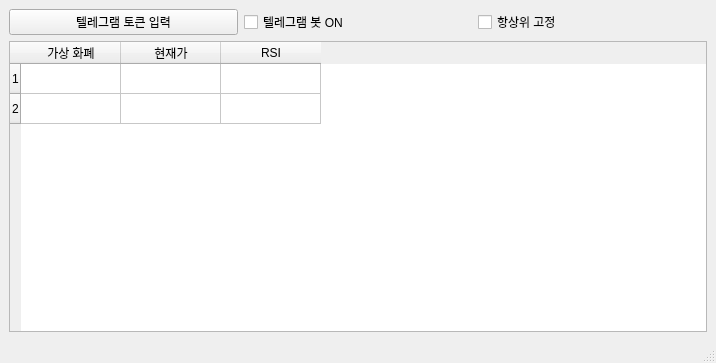
<?xml version="1.0" encoding="UTF-8"?>
<ui version="4.0">
 <class>MainWindow</class>
 <widget class="QMainWindow" name="MainWindow">
  <property name="geometry">
   <rect>
    <x>0</x>
    <y>0</y>
    <width>716</width>
    <height>363</height>
   </rect>
  </property>
  <property name="windowTitle">
   <string>RSI 매매 알리미</string>
  </property>
  <widget class="QWidget" name="centralwidget">
   <layout class="QGridLayout" name="gridLayout_2">
    <item row="0" column="0">
     <layout class="QGridLayout" name="gridLayout">
      <item row="0" column="0">
       <layout class="QHBoxLayout" name="horizontalLayout">
        <item>
         <widget class="QPushButton" name="pushButton">
          <property name="text">
           <string>텔레그램 토큰 입력</string>
          </property>
         </widget>
        </item>
        <item>
         <widget class="QCheckBox" name="checkBox_1">
          <property name="text">
           <string>텔레그램 봇 ON</string>
          </property>
         </widget>
        </item>
        <item>
         <widget class="QCheckBox" name="checkBox_2">
          <property name="text">
           <string>항상위 고정</string>
          </property>
         </widget>
        </item>
       </layout>
      </item>
      <item row="1" column="0" rowspan="2">
       <widget class="QTableWidget" name="tableWidget">
        <row>
         <property name="text">
          <string>1</string>
         </property>
        </row>
        <row>
         <property name="text">
          <string>2</string>
         </property>
        </row>
        <column>
         <property name="text">
          <string>가상 화폐</string>
         </property>
        </column>
        <column>
         <property name="text">
          <string>현재가</string>
         </property>
        </column>
        <column>
         <property name="text">
          <string>RSI</string>
         </property>
         <property name="background">
          <color>
           <red>170</red>
           <green>85</green>
           <blue>255</blue>
          </color>
         </property>
        </column>
        <item row="0" column="0">
         <property name="text">
          <string/>
         </property>
        </item>
        <item row="0" column="1">
         <property name="text">
          <string/>
         </property>
         <property name="textAlignment">
          <set>AlignTrailing|AlignVCenter</set>
         </property>
        </item>
        <item row="0" column="2">
         <property name="text">
          <string/>
         </property>
         <property name="textAlignment">
          <set>AlignTrailing|AlignVCenter</set>
         </property>
        </item>
        <item row="1" column="0">
         <property name="text">
          <string/>
         </property>
        </item>
        <item row="1" column="1">
         <property name="text">
          <string/>
         </property>
         <property name="textAlignment">
          <set>AlignTrailing|AlignVCenter</set>
         </property>
        </item>
        <item row="1" column="2">
         <property name="text">
          <string/>
         </property>
         <property name="textAlignment">
          <set>AlignTrailing|AlignVCenter</set>
         </property>
        </item>
       </widget>
      </item>
     </layout>
    </item>
   </layout>
  </widget>
  <widget class="QMenuBar" name="menubar">
   <property name="geometry">
    <rect>
     <x>0</x>
     <y>0</y>
     <width>716</width>
     <height>38</height>
    </rect>
   </property>
  </widget>
  <widget class="QStatusBar" name="statusbar"/>
 </widget>
 <resources/>
 <connections/>
</ui>
